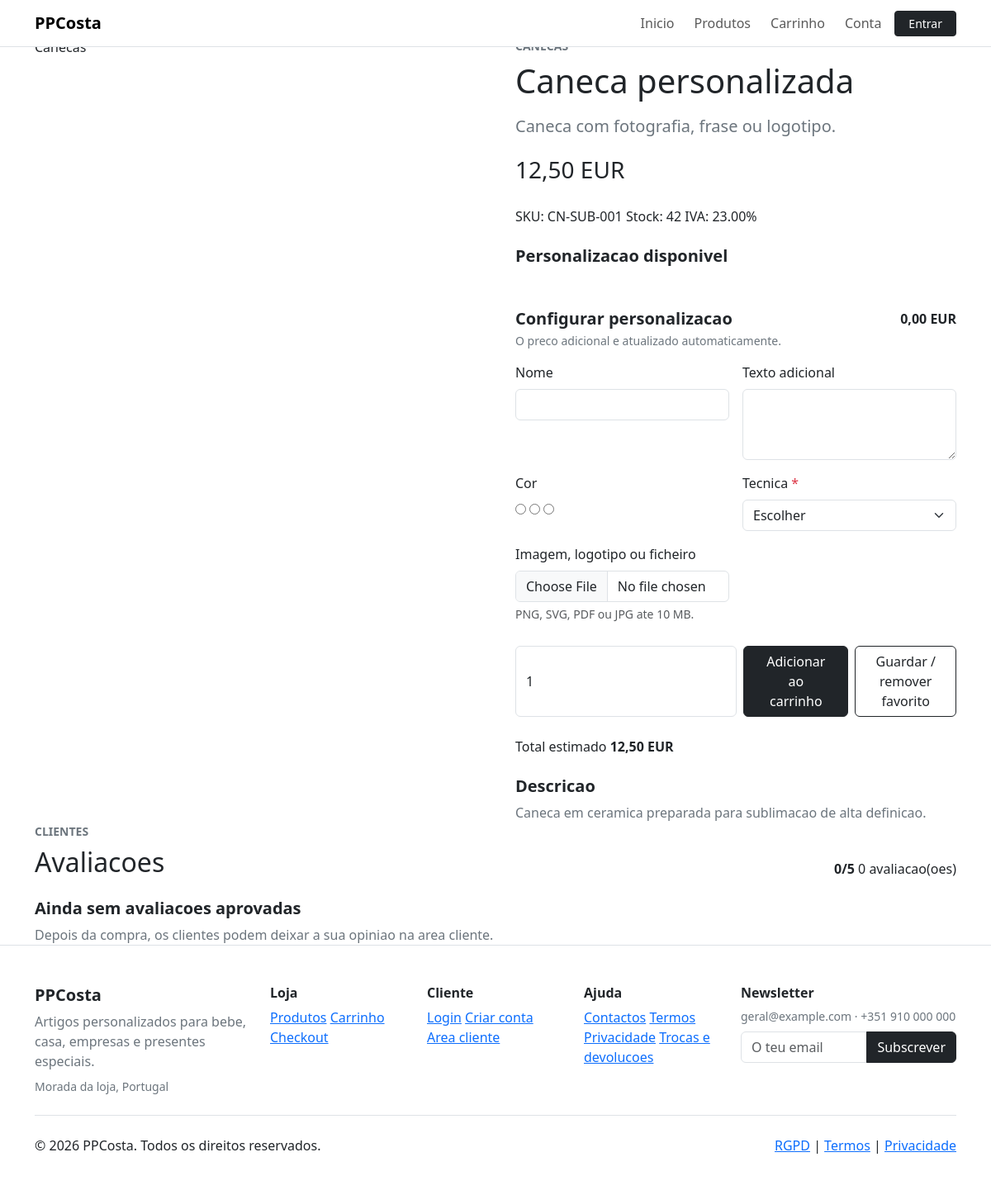
/produto-detalhe.php?slug=caneca-personalizada, run on the app's committed database.
### tables this page shows
CREATE TABLE products (
    id BIGINT UNSIGNED AUTO_INCREMENT PRIMARY KEY,
    brand_id BIGINT UNSIGNED NULL,
    supplier_id BIGINT UNSIGNED NULL,
    tax_rate_id BIGINT UNSIGNED NOT NULL,
    name VARCHAR(190) NOT NULL,
    slug VARCHAR(210) NOT NULL,
    short_description TEXT NULL,
    long_description MEDIUMTEXT NULL,
    sku VARCHAR(100) NOT NULL,
    ean VARCHAR(40) NULL,
    price DECIMAL(12,2) NOT NULL,
    sale_price DECIMAL(12,2) NULL,
    cost_price DECIMAL(12,2) NULL,
    stock INT NOT NULL DEFAULT 0,
    stock_minimum INT NOT NULL DEFAULT 0,
    weight_grams INT NULL,
    width_mm INT NULL,
    height_mm INT NULL,
    depth_mm INT NULL,
    video_url VARCHAR(255) NULL,
    is_active TINYINT(1) NOT NULL DEFAULT 1,
    is_new TINYINT(1) NOT NULL DEFAULT 0,
    is_featured TINYINT(1) NOT NULL DEFAULT 0,
    is_on_sale TINYINT(1) NOT NULL DEFAULT 0,
    is_best_seller TINYINT(1) NOT NULL DEFAULT 0,
    is_personalizable TINYINT(1) NOT NULL DEFAULT 0,
    meta_title VARCHAR(190) NULL,
    meta_description VARCHAR(255) NULL,
    canonical_url VARCHAR(255) NULL,
    created_at TIMESTAMP NOT NULL DEFAULT CURRENT_TIMESTAMP,
    updated_at TIMESTAMP NOT NULL DEFAULT CURRENT_TIMESTAMP ON UPDATE CURRENT_TIMESTAMP,
    UNIQUE KEY uq_products_slug (slug),
    UNIQUE KEY uq_products_sku (sku),
    KEY idx_products_flags (is_active, is_featured, is_new, is_on_sale, is_best_seller),
    KEY idx_products_brand (brand_id),
    KEY idx_products_supplier (supplier_id),
    FULLTEXT KEY ft_products_search (name, short_description, long_description, sku),
    CONSTRAINT fk_products_brand FOREIGN KEY (brand_id) REFERENCES brands(id) ON DELETE SET NULL,
    CONSTRAINT fk_products_supplier FOREIGN KEY (supplier_id) REFERENCES suppliers(id) ON DELETE SET NULL,
    CONSTRAINT fk_products_tax_rate FOREIGN KEY (tax_rate_id) REFERENCES tax_rates(id),
    CHECK (price >= 0),
    CHECK (sale_price IS NULL OR sale_price >= 0),
    CHECK (stock >= 0)
);

CREATE TABLE categories (
    id BIGINT UNSIGNED AUTO_INCREMENT PRIMARY KEY,
    parent_id BIGINT UNSIGNED NULL,
    name VARCHAR(160) NOT NULL,
    slug VARCHAR(180) NOT NULL,
    description TEXT NULL,
    image_path VARCHAR(255) NULL,
    sort_order INT NOT NULL DEFAULT 0,
    is_active TINYINT(1) NOT NULL DEFAULT 1,
    meta_title VARCHAR(190) NULL,
    meta_description VARCHAR(255) NULL,
    created_at TIMESTAMP NOT NULL DEFAULT CURRENT_TIMESTAMP,
    updated_at TIMESTAMP NOT NULL DEFAULT CURRENT_TIMESTAMP ON UPDATE CURRENT_TIMESTAMP,
    UNIQUE KEY uq_categories_slug (slug),
    KEY idx_categories_parent (parent_id),
    KEY idx_categories_active_sort (is_active, sort_order),
    CONSTRAINT fk_categories_parent FOREIGN KEY (parent_id) REFERENCES categories(id) ON DELETE SET NULL
);

CREATE TABLE tax_rates (
    id BIGINT UNSIGNED AUTO_INCREMENT PRIMARY KEY,
    name VARCHAR(120) NOT NULL,
    rate DECIMAL(5,2) NOT NULL,
    country_code CHAR(2) NOT NULL DEFAULT 'PT',
    is_default TINYINT(1) NOT NULL DEFAULT 0,
    is_active TINYINT(1) NOT NULL DEFAULT 1,
    CHECK (rate >= 0)
);

CREATE TABLE product_personalizations (
    id BIGINT UNSIGNED AUTO_INCREMENT PRIMARY KEY,
    product_id BIGINT UNSIGNED NOT NULL,
    personalization_type_id BIGINT UNSIGNED NOT NULL,
    options_mode ENUM('legacy','all','selected') NOT NULL DEFAULT 'legacy',
    label VARCHAR(160) NOT NULL,
    min_length INT NULL,
    max_length INT NULL,
    allowed_file_types VARCHAR(190) NULL,
    max_file_bytes INT NULL,
    base_extra_price DECIMAL(12,2) NOT NULL DEFAULT 0,
    sort_order INT NOT NULL DEFAULT 0,
    is_required TINYINT(1) NOT NULL DEFAULT 0,
    is_active TINYINT(1) NOT NULL DEFAULT 1,
    KEY idx_product_personalizations_product (product_id, is_active),
    CONSTRAINT fk_product_personalizations_product FOREIGN KEY (product_id) REFERENCES products(id) ON DELETE CASCADE,
    CONSTRAINT fk_product_personalizations_type FOREIGN KEY (personalization_type_id) REFERENCES personalization_types(id),
    CHECK (base_extra_price >= 0)
);

CREATE TABLE personalization_types (
    id BIGINT UNSIGNED AUTO_INCREMENT PRIMARY KEY,
    name VARCHAR(120) NOT NULL,
    slug VARCHAR(140) NOT NULL,
    input_type ENUM('text','textarea','select','color','font','file','position','technique') NOT NULL,
    is_required TINYINT(1) NOT NULL DEFAULT 0,
    is_active TINYINT(1) NOT NULL DEFAULT 1,
    UNIQUE KEY uq_personalization_types_slug (slug)
);

### produto-detalhe.php (the view, shortened to what the rows shown need)
<?php
require_once __DIR__ . '/includes/personalization.php';
$slug = trim($_GET['slug'] ?? '');
$product = $slug !== '' ? catalog_product_by_slug($slug) : null;
    ?>
    <?php
$personalizationRules = !empty($product['is_personalizable'])
    ? personalization_rules_for_product((int) $product['id'])
    : [];
$productImages = catalog_product_images((int) $product['id']);
$productVariations = catalog_product_variations((int) $product['id']);
$availableStock = $productVariations !== [] ? array_sum(array_column($productVariations, 'stock')) : (int) $product['stock'];
$personalizationRules = array_values(array_filter($personalizationRules, static fn (array $rule): bool => !in_array($rule['input_type'], ['select', 'font', 'color', 'position', 'technique'], true) || $rule['options'] !== [] || !empty($rule['is_required'])));
require_once __DIR__ . '/includes/header.php';
?>
<section class="product-detail section-pad">
    <div class="container">
        <div class="row g-5">
            <div class="col-lg-6">
                <div class="product-gallery-main <?= $productImages !== [] ? 'has-image' : e($product['media_class'] ?? 'product-mug') ?>" data-personalization-preview>
                    <?php if ($productImages !== []): ?>
                        <img data-gallery-main src="<?= e(url((string) $productImages[0]['path'])) ?>" alt="<?= e((string) ($productImages[0]['alt_text'] ?: $product['name'])) ?>">
                    <?php else: ?>
                        <span data-preview-product><?= e($product['category_name'] ?? 'Produto') ?></span>
                    <?php endif; ?>
                </div>
            </div>
            <div class="col-lg-6">
                <p class="text-uppercase text-secondary fw-semibold small mb-2"><?= e($product['category_name'] ?? 'Catalogo') ?></p>
                <h1 class="section-title mb-3"><?= e($product['name']) ?></h1>
                <p class="text-secondary lead"><?= e($product['short_description'] ?? '') ?></p>
                <div class="d-flex align-items-center gap-2 mb-4">
                    <span class="price fs-3"><?= e(format_price((float) $product['final_price'])) ?></span>
                </div>
                <div class="product-meta mb-4">
                    <span>SKU: <?= e($product['sku']) ?></span>
                    <span><?= $availableStock > 0 ? 'Stock: ' . $availableStock : 'Esgotado' ?></span>
                    <span>IVA: <?= e((string) ($product['tax_rate'] ?? '23.00')) ?>%</span>
                </div>
                <?php if (!empty($product['is_personalizable'])): ?>
                    <div class="personalization-preview mb-4">
                        <h2 class="h5 fw-bold">Personalizacao disponivel</h2>
                        <div class="d-flex flex-wrap gap-2">
                        </div>
                    </div>
                <?php endif; ?>
                <form class="product-buy-box" method="post" action="<?= e(url('carrinho.php')) ?>" enctype="multipart/form-data" data-personalization-form data-product-price="<?= e((string) $product['final_price']) ?>" data-product-id="<?= e((string) $product['id']) ?>">
                    <?php if ($personalizationRules !== []): ?>
                        <div class="personalization-editor mb-4">
                            <div class="d-flex justify-content-between align-items-start gap-3 mb-3">
                                <div>
                                    <h2 class="h5 fw-bold mb-1">Configurar personalizacao</h2>
                                </div>
                            </div>
                            <div class="row g-3">
                                <?php foreach ($personalizationRules as $rule): ?>
                                    <?php $fieldName = 'personalization[' . $rule['slug'] . ']'; ?>
                                    <div class="col-md-6">
                                        <label class="form-label" for="personalization-<?= e($rule['slug']) ?>">
                                            <?= e($rule['label']) ?>
                                            <?php if (!empty($rule['is_required'])): ?>
                                                <span class="text-danger">*</span>
                                            <?php endif; ?>
                                        </label>
                                        <?php if (in_array($rule['input_type'], ['select', 'font', 'position', 'technique'], true)): ?>
                                            <select class="form-select" id="personalization-<?= e($rule['slug']) ?>" name="<?= e($fieldName) ?>" data-base-extra-price="<?= e((string) $rule['base_extra_price']) ?>" data-personalization-field data-preview-field="<?= e($rule['slug']) ?>" <?= !empty($rule['is_required']) ? 'required' : '' ?>>
                                                <option value="">Escolher</option>
                                            </select>
                                        <?php elseif ($rule['input_type'] === 'color'): ?>
                                            <div class="color-choice-group" data-personalization-field-group>
                                                <?php foreach ($rule['options'] as $index => $option): ?>
                                                    <label class="color-choice" title="<?= e($option['label']) ?>">
                                                        <?php $swatch = preg_match('/^#[0-9a-f]{6}$/iD', (string) ($option['color_hex'] ?: $option['value'])) ? ($option['color_hex'] ?: $option['value']) : '#777777'; ?>
                                                        <input type="radio" aria-label="<?= e($option['label']) ?>" name="<?= e($fieldName) ?>" value="<?= e($option['value']) ?>" data-color="<?= e($swatch) ?>" data-base-extra-price="<?= e((string) $rule['base_extra_price']) ?>" data-personalization-field data-preview-field="<?= e($rule['slug']) ?>" data-extra-price="<?= e((string) $option['extra_price']) ?>" <?= !empty($rule['is_required']) ? 'required' : '' ?>>
                                                    </label>
                                                <?php endforeach; ?>
                                            </div>
                                        <?php elseif ($rule['input_type'] === 'textarea'): ?>
                                            <textarea class="form-control" id="personalization-<?= e($rule['slug']) ?>" name="<?= e($fieldName) ?>" rows="3" minlength="<?= (int) ($rule['min_length'] ?? 0) ?>" <?= isset($rule['max_length']) ? 'maxlength="' . (int) $rule['max_length'] . '"' : '' ?> data-personalization-field data-preview-field="<?= e($rule['slug']) ?>" data-base-extra-price="<?= e((string) $rule['base_extra_price']) ?>" <?= !empty($rule['is_required']) ? 'required' : '' ?>></textarea>
                                        <?php elseif ($rule['input_type'] === 'file'): ?>
                                            <input class="form-control" id="personalization-<?= e($rule['slug']) ?>" name="personalization_file" type="file" accept=".png,.svg,.pdf,.jpg,.jpeg" data-preview-field="<?= e($rule['slug']) ?>" data-personalization-file data-base-extra-price="<?= e((string) $rule['base_extra_price']) ?>" <?= !empty($rule['is_required']) ? 'required' : '' ?>>
                                            <div class="form-text">PNG, SVG, PDF ou JPG ate <?= e((string) round(((int) ($rule['max_file_bytes'] ?? MAX_UPLOAD_BYTES)) / 1024 / 1024)) ?> MB.</div>
                                        <?php else: ?>
                                            <input class="form-control" id="personalization-<?= e($rule['slug']) ?>" name="<?= e($fieldName) ?>" type="text" minlength="<?= (int) ($rule['min_length'] ?? 0) ?>" <?= isset($rule['max_length']) ? 'maxlength="' . (int) $rule['max_length'] . '"' : '' ?> data-personalization-field data-preview-field="<?= e($rule['slug']) ?>" data-base-extra-price="<?= e((string) $rule['base_extra_price']) ?>" <?= !empty($rule['is_required']) ? 'required' : '' ?>>
                                        <?php endif; ?>
                                    </div>
                                <?php endforeach; ?>
                            </div>
                        </div>
                    <?php endif; ?>
                    <div class="d-flex flex-column flex-sm-row gap-2 mb-4">
                    </div>
                    <div class="total-preview mb-4">
                    </div>
                </form>
                <div class="product-description">
                    <h2 class="h5 fw-bold">Descricao</h2>
                    <p class="text-secondary mb-0"><?= e($product['long_description'] ?? $product['short_description'] ?? '') ?></p>
                </div>
            </div>
        </div>
    </div>
</section>
<section class="section-pad surface-section">
    <div class="container">
        <div class="d-flex flex-column flex-md-row justify-content-between gap-3 mb-4">
            <div>
                <h2 class="section-title mb-0">Avaliacoes</h2>
            </div>
        </div>
    </div>
</section>
<?php require_once __DIR__ . '/includes/footer.php'; ?>

### data on the page
products: categories.name "Canecas", name "Caneca personalizada", short_description "Caneca com fotografia, frase ou logotipo.", sku "CN-SUB-001", stock "42", tax_rate.rate "23.00", long_description "Caneca em ceramica preparada para sublimacao de alta definicao."
product_personalizations: label "Nome"
product_personalizations: label "Texto adicional"
product_personalizations: label "Cor"
product_personalizations: label "Tecnica"
product_personalizations: label "Imagem, logotipo ou ficheiro", max_file_bytes "10"

### other printed values
APP_NAME "PPCosta"
format_price((float) $product['final_price']) "12,50 EUR"
format_price(0) "0,00 EUR"
$reviewSummary['average'] "0"
$reviewSummary['count'] "0"
$footerStoreName "PPCosta"
$footerSettings['store_address'] "Morada da loja, Portugal"
$footerSettings['store_email'] "geral@example.com"
$footerSettings['store_phone'] "+351 910 000 000"
